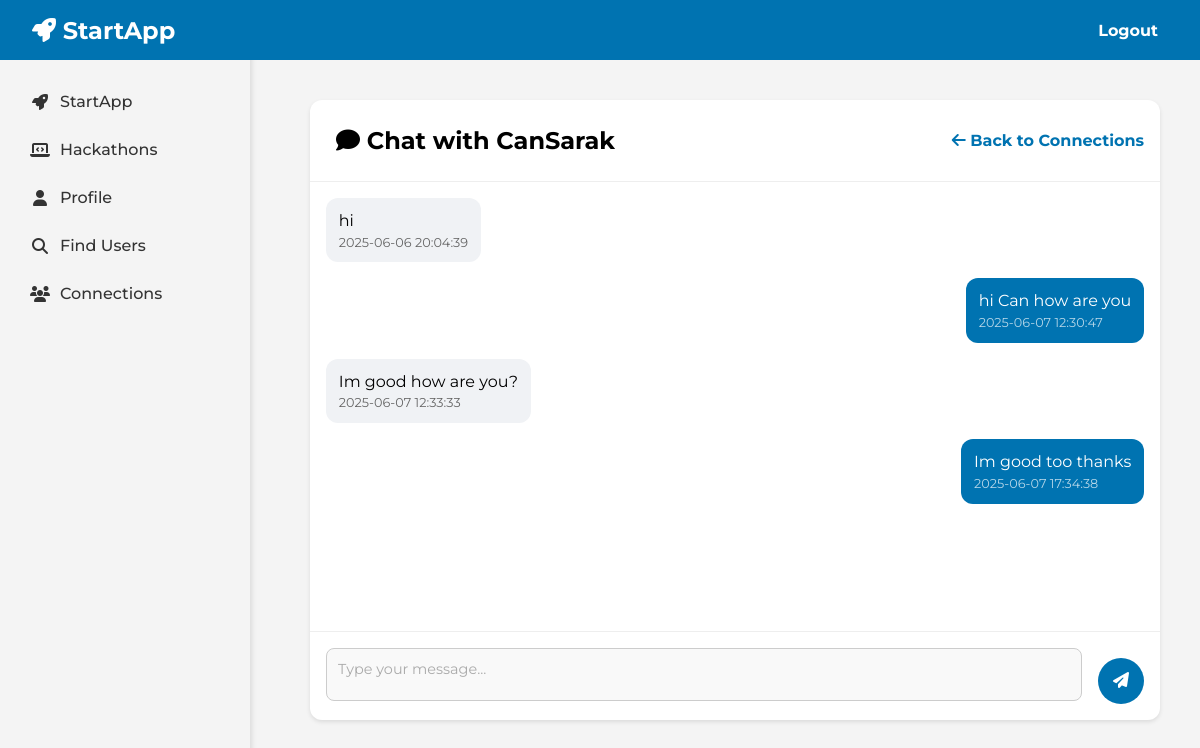
The page /messages/CanSarak (signed in) on the database its author committed.
### tables this page shows
CREATE TABLE messages (id INTEGER PRIMARY KEY AUTOINCREMENT, sender TEXT NOT NULL, receiver TEXT NOT NULL, content TEXT NOT NULL, sent_at DATETIME NOT NULL, FOREIGN KEY (sender) REFERENCES users(username), FOREIGN KEY (receiver) REFERENCES users(username));

### app.py (the view)
@app.route('/messages/<username>', methods=['GET'])
def messages(username):
    if 'username' not in session:
        flash("Please log in to view messages.", "error")
        return redirect(url_for('home'))
    connection = query_db("""
        SELECT * FROM connections
        WHERE ((user1 = ? AND user2 = ?) OR (user1 = ? AND user2 = ?))
        AND status = 'accepted'
    """, [session['username'], username, username, session['username']], one=True)
    if not connection:
        flash("You need to be connected with this user to send messages.", "error")
        return redirect(url_for('connections'))
    messages = query_db("""
        SELECT * FROM messages
        WHERE (sender = ? AND receiver = ?) OR (sender = ? AND receiver = ?)
        ORDER BY sent_at ASC
    """, [session['username'], username, username, session['username']])
    insert_db("""
        UPDATE unread_messages
        SET is_read = 1
        WHERE receiver = ?
        AND message_id IN (
            SELECT id FROM messages WHERE sender = ?
        )
    """, [session['username'], username])
    return render_template('messages.html', messages=messages, other_user=username)

### app.py (called while the page is built)
def get_db():
     db = sqlite3.connect('database.sqlite')
     db.row_factory = sqlite3.Row
     return db

def query_db(query, args=(), one=False):
     cur = get_db().execute(query, args)
     rv = cur.fetchall()
     cur.close()
     return (rv[0] if rv else None) if one else rv

def insert_db(query, args=()):
     db = get_db()
     db.execute(query, args)
     db.commit()
     db.close()

### templates/messages.html (shortened to what this page needs)
<!DOCTYPE html>
<html lang="en">
<head>
    <link rel="stylesheet" href="{{ url_for('static', filename='css/index.css') }}">
</head>
<body>
    <header>
        <div class="navbar">
            <h1><i class="fas fa-rocket"></i> StartApp</h1>
            <nav>
                <ul>
                    <li><a href="/logout">Logout</a></li>
                </ul>
            </nav>
        </div>
    </header>
    <div class="container">
        <aside class="sidebar">
            <ul>
                <li><a href="/"><i class="fas fa-rocket"></i> StartApp</a></li>
                <li><a href="/hack"><i class="fas fa-laptop-code"></i> Hackathons</a></li>
                <li><a href="/profile"><i class="fas fa-user"></i> Profile</a></li>
                <li><a href="/search_users"><i class="fas fa-search"></i> Find Users</a></li>
                <li>
                    <a href="/connections">
                        <i class="fas fa-users"></i> Connections
                    </a>
                </li>
            </ul>
        </aside>
        <main class="main-content">
            <div class="chat-container">
                <div class="chat-header">
                    <h2><i class="fas fa-comment"></i> Chat with {{ other_user }}</h2>
                    <a href="{{ url_for('connections') }}" class="back-btn">
                        <i class="fas fa-arrow-left"></i> Back to Connections
                    </a>
                </div>
                <div class="messages-container" id="messages-container">
                    {% if messages %}
                        {% for message in messages %}
                            <div class="message {% if message.sender == session.username %}sent{% else %}received{% endif %}">
                                <div class="message-content">
                                    <p>{{ message.content }}</p>
                                    <small class="message-time">{{ message.sent_at }}</small>
                                </div>
                            </div>
                        {% endfor %}
                    {% else %}
                        <div class="no-messages">
                            <p>No messages yet. Start the conversation!</p>
                        </div>
                    {% endif %}
                </div>
                <div class="message-input-container">
                    <form id="message-form" class="message-form">
                        <div class="input-group">
                            <input type="text" id="message-input" placeholder=" " required>
                            <label for="message-input">Type your message...</label>
                        </div>
                        <button type="submit">
                            <i class="fas fa-paper-plane"></i>
                        </button>
                    </form>
                </div>
            </div>
        </main>
    </div>
</body>
</html>

### static/css/index.css (style rules this page uses)
* { margin: 0; padding: 0; box-sizing: border-box; }
body { font-family: "Montserrat", sans-serif; font-optical-sizing: auto; font-weight: 400; font-style: normal; background-color: #f4f4f4; }
.navbar { display: flex; justify-content: space-between; align-items: center; background-color: #0073b1; color: white; padding: 1rem 2rem; position: fixed; top: 0; left: 0; width: 100%; z-index: 1000; height: 60px; }
.navbar h1 { font-size: 1.5rem; }
.navbar ul { list-style: none; display: flex; }
.navbar ul li { margin-left: 2rem; }
.navbar ul li a { font-family: "Montserrat", sans-serif; font-optical-sizing: auto; font-weight: 700; font-style: normal; padding: 10px; background-color: #0073b1; color: white; border: none; cursor: pointer; text-decoration: none; }
.container { width: 100%; padding: 20px; margin: 0; display: flex; flex-direction: column; }
.input-group { position: relative; margin-bottom: 20px; }
.input-group input, .input-group textarea, .input-group select { width: 100%; padding: 12px; padding-top: 20px; border: 1px solid #ccc; border-radius: 8px; background-color: #f9f9f9; font-size: 1rem; transition: border-color 0.3s ease, box-shadow 0.3s ease; font-family: "Montserrat", sans-serif; font-optical-sizing: auto; font-weight: 600; font-style: normal; }
.input-group label { position: absolute; top: 12px; left: 12px; font-size: 0.9rem; color: #aaa; transition: all 0.3s ease; pointer-events: none; }
.input-group input:focus + label, .input-group input:not(:placeholder-shown) + label, .input-group textarea:focus + label, .input-group textarea:not(:placeholder-shown) + label, .input-group select:focus + label { top: -8px; left: 12px; font-size: 0.8rem; color: #0073b1; background-color: white; padding: 0 4px; }
button { padding: 12px 20px; background-color: #0073b1; color: white; border: none; border-radius: 6px; cursor: pointer; font-size: 1rem; transition: background-color 0.3s ease, transform 0.2s ease; width: 100%; margin-top: 10px; }
.sidebar { width: 250px; background-color: #f4f4f4; height: 100vh; position: fixed; left: 0; top: 0; z-index: 999; box-shadow: 2px 0px 5px rgba(0, 0, 0, 0.1); padding-top: 80px; }
.sidebar ul { list-style: none; padding: 0; margin: 0; }
.sidebar ul li { margin-bottom: 5px; }
.sidebar ul li a { position: relative; display: flex; align-items: center; color: #333; text-decoration: none; padding: 12px 20px; transition: all 0.3s ease; font-weight: 500; border-radius: 8px; margin: 0 10px; }
.sidebar ul li a i { margin-right: 10px; width: 20px; text-align: center; }
.main-content { margin-left: 270px; padding: 20px; padding-top: 80px; width: calc(100% - 270px); }
.main-content h2 { color: black; padding: 10px; }
.chat-container { background: white; border-radius: 12px; box-shadow: 0 2px 4px rgba(0, 0, 0, 0.1); height: calc(100vh - 180px); display: flex; flex-direction: column; }
.chat-header { padding: 1rem; border-bottom: 1px solid #eee; display: flex; justify-content: space-between; align-items: center; }
.back-btn { color: #0073b1; text-decoration: none; font-weight: bold; }
.messages-container { flex: 1; overflow-y: auto; padding: 1rem; }
.message { margin-bottom: 1rem; display: flex; }
.message.sent { justify-content: flex-end; }
.message-content { max-width: 70%; padding: 0.8rem; border-radius: 12px; position: relative; }
.message.sent .message-content { background-color: #0073b1; color: white; }
.message.received .message-content { background-color: #f0f2f5; color: #000; }
.message-time { font-size: 0.8rem; margin-top: 0.3rem; display: block; }
.message.sent .message-time { color: rgba(255, 255, 255, 0.7); }
.message.received .message-time { color: #666; }
.message-input-container { padding: 1rem; border-top: 1px solid #eee; }
.message-form { display: flex; gap: 1rem; }
.message-form .input-group { flex: 1; margin-bottom: 0; }
.message-form button { padding: 12px; background-color: #0073b1; color: white; border: none; border-radius: 50%; width: 46px; height: 46px; cursor: pointer; transition: background-color 0.3s ease; }

### rows shown on the page
messages: content "hi", sent_at "2025-06-06 20:04:39"
messages: content "hi Can how are you", sent_at "2025-06-07 12:30:47"
messages: content "Im good how are you?", sent_at "2025-06-07 12:33:33"
messages: content "Im good too thanks", sent_at "2025-06-07 17:34:38"

### other values the page prints
{{ other_user }} "CanSarak"
